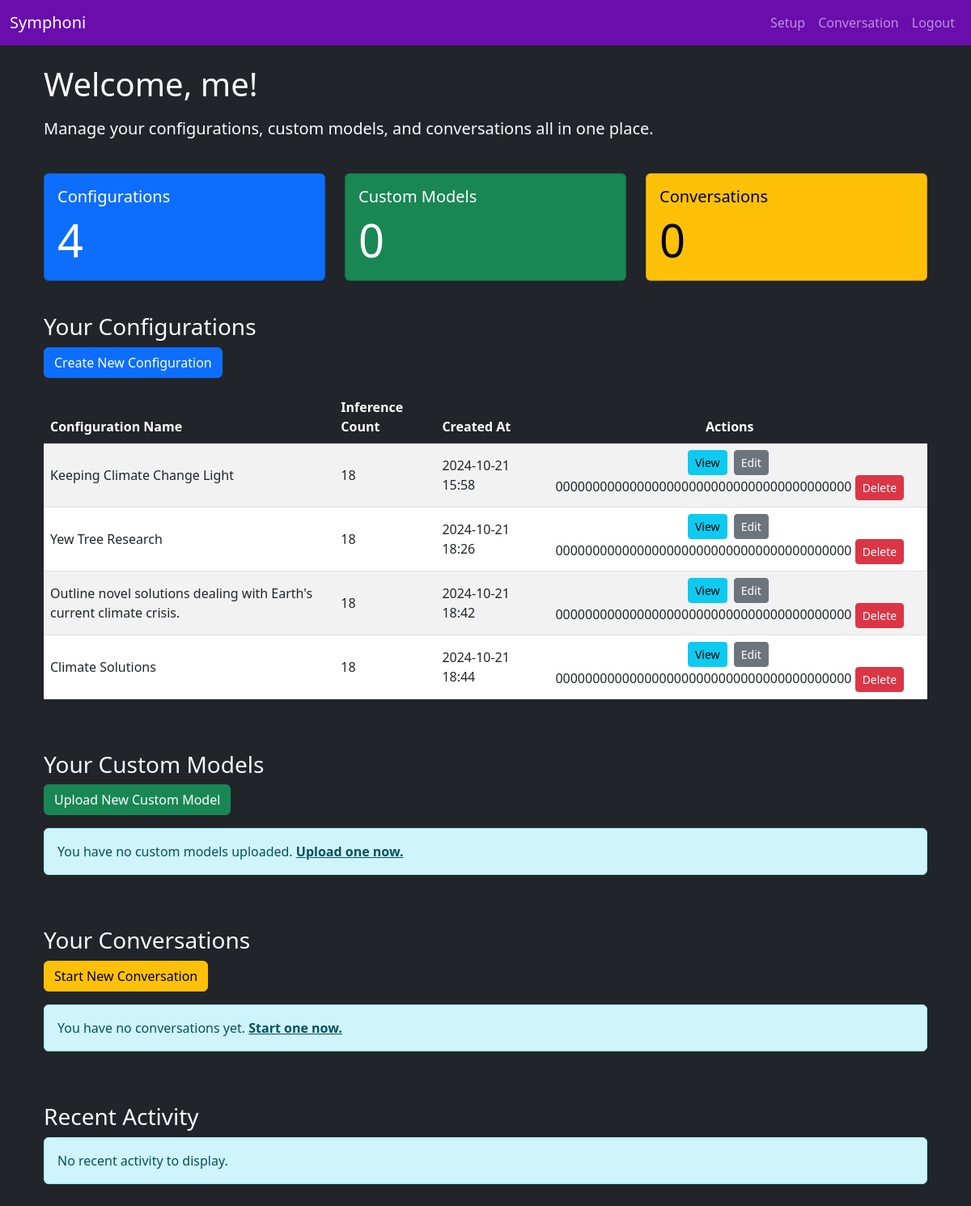
Page /dashboard (signed in) on the committed database.
### app/models.py (models this page shows, shortened)
class User(db.Model, UserMixin):
    __tablename__ = 'user'
    id = db.Column(db.Integer, primary_key=True)
    username = db.Column(db.String(20), unique=True, nullable=False)
    email = db.Column(db.String(120), unique=True, nullable=False)
    password = db.Column(db.String(60), nullable=False)
    configurations = db.relationship('Configuration', backref='owner', lazy=True)
    conversations = db.relationship('Conversation', backref='owner', lazy=True)
    custom_models = db.relationship('CustomModel', backref='owner', lazy=True)

class Configuration(db.Model):
    __tablename__ = 'configuration'
    id = db.Column(db.Integer, primary_key=True)
    name = db.Column(db.String(100), nullable=False)
    inference_count = db.Column(db.Integer, nullable=False, default=18)
    model_order = db.Column(db.Text, nullable=False)  # Stored as JSON string
    user_id = db.Column(db.Integer, db.ForeignKey('user.id'), nullable=False)
    created_at = db.Column(db.DateTime, nullable=False, default=datetime.utcnow)

### app/routes/main.py (the view)
@main_bp.route('/dashboard')
@login_required
def dashboard():
    configurations = Configuration.query.filter_by(owner=current_user).all()
    custom_models = CustomModel.query.filter_by(owner=current_user).all()
    conversations = current_user.conversations  # Assuming relationship is set
    recent_activity = []  # Implement if needed
    return render_template('dashboard.html', configurations=configurations, custom_models=custom_models, conversations=conversations, recent_activity=recent_activity)

### app/templates/dashboard.html (shortened to what this page needs)
{% extends "base.html" %}
{% block content %}
<div class="container my-4">
    <div class="row mb-4">
        <div class="col">
            <h1 class="mb-3">Welcome, {{ current_user.username }}!</h1>
            <p class="lead">Manage your configurations, custom models, and conversations all in one place.</p>
        </div>
    </div>
    <div class="row mb-4">
        <div class="col-md-4">
            <div class="card text-bg-primary mb-3">
                <div class="card-body">
                    <h5 class="card-title">Configurations</h5>
                    <p class="card-text display-4">{{ configurations | length }}</p>
                </div>
            </div>
        </div>
        <div class="col-md-4">
            <div class="card text-bg-success mb-3">
                <div class="card-body">
                    <h5 class="card-title">Custom Models</h5>
                    <p class="card-text display-4">{{ custom_models | length }}</p>
                </div>
            </div>
        </div>
        <div class="col-md-4">
            <div class="card text-bg-warning mb-3">
                <div class="card-body">
                    <h5 class="card-title">Conversations</h5>
                    <p class="card-text display-4">{{ conversations | length }}</p>
                </div>
            </div>
        </div>
    </div>
    <div class="row mb-5">
        <div class="col">
            <h3>Your Configurations</h3>
            <a href="{{ url_for('main.setup') }}" class="btn btn-primary mb-3">Create New Configuration</a>
            {% if configurations %}
                <div class="table-responsive">
                    <table class="table table-striped table-hover align-middle">
                        <thead class="table-dark">
                            <tr>
                                <th scope="col">Configuration Name</th>
                                <th scope="col">Inference Count</th>
                                <th scope="col">Created At</th>
                                <th scope="col" class="text-center">Actions</th>
                            </tr>
                        </thead>
                        <tbody>
                            {% for config in configurations %}
                                <tr>
                                    <td>{{ config.name }}</td>
                                    <td>{{ config.inference_count }}</td>
                                    <td>{{ config.created_at.strftime('%Y-%m-%d %H:%M') }}</td>
                                    <td class="text-center">
                                        <a href="{{ url_for('main.view_configuration', config_id=config.id) }}" class="btn btn-sm btn-info me-1" title="View Configuration">
                                             View
                                        </a>
                                        <a href="{{ url_for('main.edit_configuration', config_id=config.id) }}" class="btn btn-sm btn-secondary me-1" title="Edit Configuration">
                                             Edit
                                        </a>
                                        <form action="{{ url_for('main.delete_configuration', config_id=config.id) }}" method="POST" class="d-inline" onsubmit="return confirm('Are you sure you want to delete this configuration?');">
                                            {{ csrf_token() }}
                                            <button type="submit" class="btn btn-sm btn-danger" title="Delete Configuration">
                                                 Delete
                                            </button>
                                        </form>
                                    </td>
                                </tr>
                            {% endfor %}
                        </tbody>
                    </table>
                </div>
            {% else %}
                <div class="alert alert-info" role="alert">
                    You have no configurations yet. <a href="{{ url_for('main.setup') }}" class="alert-link">Create one now.</a>
                </div>
            {% endif %}
        </div>
    </div>
    <div class="row mb-5">
        <div class="col">
            <h3>Your Custom Models</h3>
            <a href="{{ url_for('main.upload_model') }}" class="btn btn-success mb-3">Upload New Custom Model</a>
            {% if custom_models %}
                <div class="table-responsive">
                    <table class="table table-striped table-hover align-middle">
                        <thead class="table-dark">
                            <tr>
                                <th scope="col">Model Name</th>
                                <th scope="col">Description</th>
                                <th scope="col">Uploaded At</th>
                                <th scope="col" class="text-center">Actions</th>
                            </tr>
                        </thead>
                        <tbody>
                            {% for model in custom_models %}
                                <tr>
                                    <td>{{ model.name }}</td>
                                    <td>{{ model.description }}</td>
                                    <td>{{ model.uploaded_at.strftime('%Y-%m-%d %H:%M') }}</td>
                                    <td class="text-center">
                                        <a href="{{ url_for('main.view_custom_model', model_id=model.id) }}" class="btn btn-sm btn-info me-1" title="View Custom Model">
                                            <i class="bi bi-eye"></i> View
                                        </a>
                                        <form action="{{ url_for('main.delete_custom_model', model_id=model.id) }}" method="POST" class="d-inline" onsubmit="return confirm('Are you sure you want to delete this custom model?');">
                                            {{ csrf_token() }}
                                            <button type="submit" class="btn btn-sm btn-danger" title="Delete Custom Model">
                                                <i class="bi bi-trash"></i> Delete
                                            </button>
                                        </form>
                                    </td>
                                </tr>
                            {% endfor %}
                        </tbody>
                    </table>
                </div>
            {% else %}
                <div class="alert alert-info" role="alert">
                    You have no custom models uploaded. <a href="{{ url_for('main.upload_model') }}" class="alert-link">Upload one now.</a>
                </div>
            {% endif %}
        </div>
    </div>
    <div class="row mb-5">
        <div class="col">
            <h3>Your Conversations</h3>
            <a href="{{ url_for('conversation_bp.conversation') }}" class="btn btn-warning mb-3">Start New Conversation</a>
            {% if conversations %}
                <div class="table-responsive">
                    <table class="table table-striped table-hover align-middle">
                        <thead class="table-dark">
                            <tr>
                                <th scope="col">Conversation Title</th>
                                <th scope="col">Created At</th>
                                <th scope="col">Last Updated</th>
                                <th scope="col" class="text-center">Actions</th>
                            </tr>
                        </thead>
                        <tbody>
                            {% for convo in conversations %}
                                <tr>
                                    <td>{{ convo.title }}</td>
                                    <td>{{ convo.created_at.strftime('%Y-%m-%d %H:%M') }}</td>
                                    <td>{{ convo.updated_at.strftime('%Y-%m-%d %H:%M') }}</td>
                                    <td class="text-center">
                                        <a href="{{ url_for('conversation_bp.view_conversation', convo_id=convo.id) }}" class="btn btn-sm btn-info me-1" title="View Conversation">
                                            <i class="bi bi-eye"></i> View
                                        </a>
                                        <form action="{{ url_for('conversation_bp.delete_conversation', convo_id=convo.id) }}" method="POST" class="d-inline" onsubmit="return confirm('Are you sure you want to delete this conversation?');">
                                            {{ csrf_token() }}
                                            <button type="submit" class="btn btn-sm btn-danger" title="Delete Conversation">
                                                <i class="bi bi-trash"></i> Delete
                                            </button>
                                        </form>
                                    </td>
                                </tr>
                            {% endfor %}
                        </tbody>
                    </table>
                </div>
            {% else %}
                <div class="alert alert-info" role="alert">
                    You have no conversations yet. <a href="{{ url_for('conversation_bp.conversation') }}" class="alert-link">Start one now.</a>
                </div>
            {% endif %}
        </div>
    </div>
    <div class="row mb-5">
        <div class="col">
            <h3>Recent Activity</h3>
            {% if recent_activity %}
                <ul class="list-group">
                    {% for activity in recent_activity %}
                        <li class="list-group-item d-flex justify-content-between align-items-center">
                            <div>
                                <strong>{{ activity.timestamp.strftime('%Y-%m-%d %H:%M') }}</strong>: {{ activity.message }}
                            </div>
                        </li>
                    {% endfor %}
                </ul>
            {% else %}
                <div class="alert alert-info" role="alert">
                    No recent activity to display.
                </div>
            {% endif %}
        </div>
    </div>
</div>
{% endblock %}

### app/templates/base.html (shortened to what this page needs)
<!DOCTYPE html>
<html lang="en">
<head>
    <link href="https://cdn.jsdelivr.net/npm/bootstrap@5.3.0/dist/css/bootstrap.min.css" rel="stylesheet">
    <link rel="stylesheet" href="{{ url_for('static', filename='css/styles.css') }}">
</head>
<body class="bg-dark text-light">
    <nav class="navbar navbar-expand-lg navbar-dark bg-purple mb-4">
        <div class="container-fluid">
            <a class="navbar-brand" href="{{ url_for('main.home') }}">Symphoni</a>
            <div class="collapse navbar-collapse" id="navbarNav">
                <ul class="navbar-nav ms-auto">
                    {% if current_user.is_authenticated %}
                        <li class="nav-item">
                            <a class="nav-link" href="{{ url_for('main.setup') }}">Setup</a>
                        </li>
                        <li class="nav-item">
                            <a class="nav-link" href="{{ url_for('conversation_bp.conversation') }}">Conversation</a>
                        </li>
                        <li class="nav-item">
                            <a class="nav-link" href="{{ url_for('auth.logout') }}">Logout</a>
                        </li>
                    {% endif %}
                </ul>
            </div>
        </div>
    </nav>
    <div class="container">
        {% block content %}{% endblock %}
    </div>
</body>
</html>

### app/static/css/styles.css (style rules this page uses)
body { background-color: #121212; color: #ffffff; }
.bg-purple { background-color: #6a0dad !important; }
a { color: #bb86fc; }

### rows in the picture
User: username "me"
Configuration: name "Keeping Climate Change Light", inference_count "18", created_at "2024-10-21 15:58", csrf_token "0000000000000000000000000000000000000000"
Configuration: name "Yew Tree Research", inference_count "18", created_at "2024-10-21 18:26", csrf_token "0000000000000000000000000000000000000000"
Configuration: name "Outline novel solutions dealing with Earth's current climate crisis.", inference_count "18", created_at "2024-10-21 18:42", csrf_token "0000000000000000000000000000000000000000"
Configuration: name "Climate Solutions", inference_count "18", created_at "2024-10-21 18:44", csrf_token "0000000000000000000000000000000000000000"

### other values in the picture
{{ configurations | length }} "4"
{{ custom_models | length }} "0"
{{ conversations | length }} "0"
